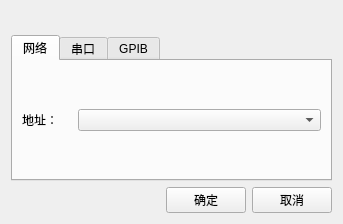
<?xml version="1.0" encoding="UTF-8"?>
<ui version="4.0">
 <class>ConnectDlg</class>
 <widget class="QDialog" name="ConnectDlg">
  <property name="geometry">
   <rect>
    <x>0</x>
    <y>0</y>
    <width>343</width>
    <height>209</height>
   </rect>
  </property>
  <property name="windowTitle">
   <string>Dialog</string>
  </property>
  <layout class="QVBoxLayout" name="verticalLayout">
   <item>
    <widget class="QLabel" name="label_Tip">
     <property name="font">
      <font>
       <family>宋体</family>
       <pointsize>10</pointsize>
       <weight>75</weight>
       <bold>true</bold>
      </font>
     </property>
     <property name="text">
      <string/>
     </property>
    </widget>
   </item>
   <item>
    <widget class="QTabWidget" name="tabWidget">
     <property name="currentIndex">
      <number>0</number>
     </property>
     <widget class="QWidget" name="tab">
      <attribute name="title">
       <string>网络</string>
      </attribute>
      <layout class="QHBoxLayout" name="horizontalLayout_2">
       <item>
        <widget class="QLabel" name="label_2">
         <property name="maximumSize">
          <size>
           <width>50</width>
           <height>16777215</height>
          </size>
         </property>
         <property name="text">
          <string>地址：</string>
         </property>
        </widget>
       </item>
       <item>
        <widget class="Pss::Qt::PssEditableComboBox" name="comboBox_Net"/>
       </item>
      </layout>
     </widget>
     <widget class="QWidget" name="tab_3">
      <attribute name="title">
       <string>串口</string>
      </attribute>
      <layout class="QGridLayout" name="gridLayout_2">
       <item row="0" column="0">
        <widget class="QLabel" name="label_3">
         <property name="text">
          <string>端口号：</string>
         </property>
        </widget>
       </item>
       <item row="0" column="1">
        <widget class="QComboBox" name="comboBox_Com">
         <property name="enabled">
          <bool>true</bool>
         </property>
        </widget>
       </item>
       <item row="1" column="0">
        <widget class="QLabel" name="label_4">
         <property name="maximumSize">
          <size>
           <width>50</width>
           <height>16777215</height>
          </size>
         </property>
         <property name="text">
          <string>波特率：</string>
         </property>
        </widget>
       </item>
       <item row="1" column="1">
        <widget class="QComboBox" name="comboBox_Baud"/>
       </item>
      </layout>
     </widget>
     <widget class="QWidget" name="tab_2">
      <attribute name="title">
       <string>GPIB</string>
      </attribute>
      <layout class="QGridLayout" name="gridLayout_4">
       <item row="0" column="0">
        <widget class="QRadioButton" name="radioButton_Auto">
         <property name="text">
          <string>自动</string>
         </property>
         <property name="checked">
          <bool>true</bool>
         </property>
        </widget>
       </item>
       <item row="0" column="1">
        <widget class="QComboBox" name="comboBox_Gipb"/>
       </item>
       <item row="1" column="1">
        <widget class="QWidget" name="widget" native="true">
         <layout class="QGridLayout" name="gridLayout_3">
          <item row="0" column="0">
           <widget class="QLabel" name="label_5">
            <property name="text">
             <string>card：</string>
            </property>
           </widget>
          </item>
          <item row="0" column="1">
           <widget class="QLineEdit" name="lineEdit_CardAddr">
            <property name="toolTip">
             <string>0-2</string>
            </property>
           </widget>
          </item>
          <item row="1" column="0">
           <widget class="QLabel" name="label_6">
            <property name="text">
             <string>dev：</string>
            </property>
           </widget>
          </item>
          <item row="1" column="1">
           <widget class="QLineEdit" name="lineEdit_DevAddr">
            <property name="toolTip">
             <string>0-30</string>
            </property>
           </widget>
          </item>
         </layout>
        </widget>
       </item>
       <item row="1" column="0">
        <widget class="QRadioButton" name="radioButton_Man">
         <property name="text">
          <string>手动</string>
         </property>
        </widget>
       </item>
      </layout>
     </widget>
    </widget>
   </item>
   <item>
    <layout class="QHBoxLayout" name="horizontalLayout">
     <item>
      <widget class="QLabel" name="label_ConnectTip">
       <property name="minimumSize">
        <size>
         <width>100</width>
         <height>0</height>
        </size>
       </property>
       <property name="text">
        <string/>
       </property>
      </widget>
     </item>
     <item>
      <spacer name="horizontalSpacer">
       <property name="orientation">
        <enum>Qt::Horizontal</enum>
       </property>
       <property name="sizeHint" stdset="0">
        <size>
         <width>40</width>
         <height>20</height>
        </size>
       </property>
      </spacer>
     </item>
     <item>
      <widget class="QPushButton" name="pushButton_Connect">
       <property name="focusPolicy">
        <enum>Qt::NoFocus</enum>
       </property>
       <property name="text">
        <string>确定</string>
       </property>
       <property name="autoDefault">
        <bool>false</bool>
       </property>
      </widget>
     </item>
     <item>
      <widget class="QPushButton" name="pushButton_Cancel">
       <property name="focusPolicy">
        <enum>Qt::NoFocus</enum>
       </property>
       <property name="text">
        <string>取消</string>
       </property>
      </widget>
     </item>
    </layout>
   </item>
  </layout>
 </widget>
 <customwidgets>
  <customwidget>
   <class>Pss::Qt::PssEditableComboBox</class>
   <extends>QComboBox</extends>
   <header location="global">PssEditableComboBox.h</header>
  </customwidget>
 </customwidgets>
 <resources/>
 <connections/>
</ui>
